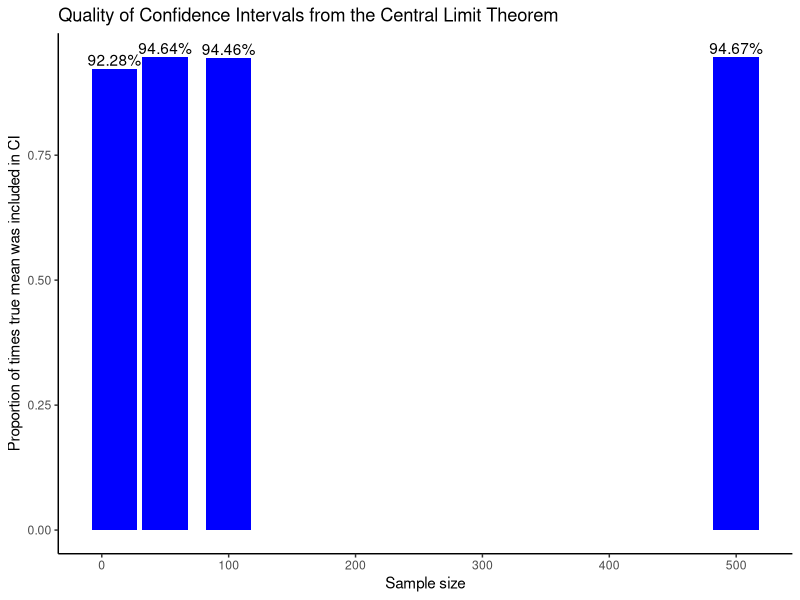

This figure's R source:
# Instruction to ChatGPT:
# "write an R program that shows the quality of the 
# confidence intervals from the central limit theorem.  
# speficially, how often is the true mean included in the 
# confidence interval depending on the sample size?"

library(ggplot2)

# Generate random samples from a normal distribution
set.seed(123)
sample_size <- c(10, 50, 100, 500)
samples_per_size <- 10000
true_mean <- 0
true_sd <- 1

results <- data.frame(matrix(ncol = samples_per_size + 1, nrow = length(sample_size)))
colnames(results) <- c("SampleSize", paste0("Sample", 1:samples_per_size))

for (i in 1:length(sample_size)) {
  n <- sample_size[i]
  results[i, 1] <- n
  for (j in 1:samples_per_size) {
    sample <- rnorm(n, mean = true_mean, sd = true_sd)
    mean_estimate <- mean(sample)
    sd_estimate <- sd(sample)
    ci <- mean_estimate + c(-1, 1) * qnorm(0.975) * sd_estimate / sqrt(n) # CTL approx. 95% confidence interval
    results[i, j + 1] <- (ci[1] <= true_mean & true_mean <= ci[2])
  }
}

# Calculate the proportion of times the true mean was included in the CI
proportions <- apply(results[, -1], 1, mean)
proportions_df <- data.frame(SampleSize = sample_size, Proportion = proportions)

proportions_df

# Plot the results
ggplot(proportions_df, aes(x = SampleSize, y = Proportion)) +
  geom_col(fill = "blue") +
  geom_text(aes(label = paste0(round(100 * Proportion, 2), "%")), position = position_dodge(width = 0.9), vjust = -0.25) +
  xlab("Sample size") + ylab("Proportion of times true mean was included in CI") +
  ggtitle("Quality of Confidence Intervals from the Central Limit Theorem") +
  theme_classic()
